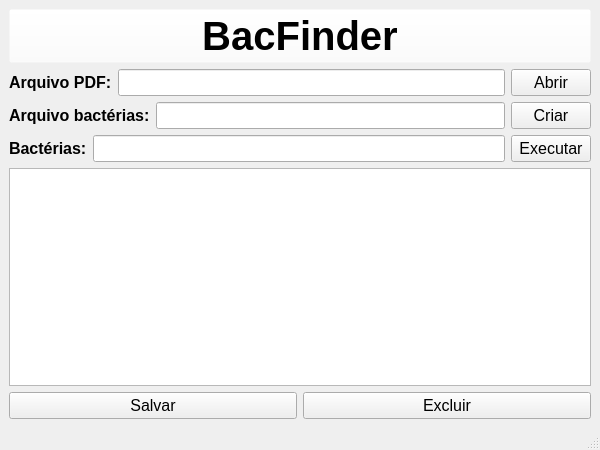
<?xml version="1.0" encoding="UTF-8"?>
<ui version="4.0">
 <class>MainWindow</class>
 <widget class="QMainWindow" name="MainWindow">
  <property name="geometry">
   <rect>
    <x>0</x>
    <y>0</y>
    <width>600</width>
    <height>450</height>
   </rect>
  </property>
  <property name="minimumSize">
   <size>
    <width>600</width>
    <height>450</height>
   </size>
  </property>
  <property name="maximumSize">
   <size>
    <width>600</width>
    <height>450</height>
   </size>
  </property>
  <property name="windowTitle">
   <string>MainWindow</string>
  </property>
  <widget class="QWidget" name="centralwidget">
   <layout class="QVBoxLayout" name="verticalLayout_2">
    <item>
     <widget class="QPushButton" name="pushButton">
      <property name="font">
       <font>
        <family>Arial</family>
        <pointsize>30</pointsize>
        <weight>75</weight>
        <bold>true</bold>
       </font>
      </property>
      <property name="styleSheet">
       <string notr="true">background-color: rgba(255, 255, 255, 0);</string>
      </property>
      <property name="text">
       <string>BacFinder</string>
      </property>
      <property name="icon">
       <iconset resource="recursos.qrc">
        <normaloff>:/icones/icones/clipart1887830.png</normaloff>:/icones/icones/clipart1887830.png</iconset>
      </property>
      <property name="iconSize">
       <size>
        <width>50</width>
        <height>50</height>
       </size>
      </property>
     </widget>
    </item>
    <item>
     <layout class="QHBoxLayout" name="horizontalLayout">
      <item>
       <widget class="QLabel" name="label">
        <property name="font">
         <font>
          <family>Arial</family>
          <pointsize>12</pointsize>
          <weight>75</weight>
          <bold>true</bold>
         </font>
        </property>
        <property name="text">
         <string>Arquivo PDF:</string>
        </property>
       </widget>
      </item>
      <item>
       <widget class="QLineEdit" name="linha_arquivo_pdf">
        <property name="font">
         <font>
          <family>Arial</family>
          <pointsize>12</pointsize>
         </font>
        </property>
       </widget>
      </item>
      <item>
       <widget class="QPushButton" name="botao_pdf">
        <property name="font">
         <font>
          <family>Arial</family>
          <pointsize>12</pointsize>
         </font>
        </property>
        <property name="cursor">
         <cursorShape>PointingHandCursor</cursorShape>
        </property>
        <property name="text">
         <string>Abrir</string>
        </property>
        <property name="icon">
         <iconset resource="recursos.qrc">
          <normaloff>:/icones/icones/abrir.png</normaloff>:/icones/icones/abrir.png</iconset>
        </property>
       </widget>
      </item>
     </layout>
    </item>
    <item>
     <layout class="QHBoxLayout" name="horizontalLayout_2">
      <item>
       <widget class="QLabel" name="label_2">
        <property name="font">
         <font>
          <family>Arial</family>
          <pointsize>12</pointsize>
          <weight>75</weight>
          <bold>true</bold>
         </font>
        </property>
        <property name="text">
         <string>Arquivo bactérias:</string>
        </property>
       </widget>
      </item>
      <item>
       <widget class="QLineEdit" name="linha_arquivo_bacterias">
        <property name="font">
         <font>
          <family>Arial</family>
          <pointsize>12</pointsize>
         </font>
        </property>
       </widget>
      </item>
      <item>
       <widget class="QPushButton" name="botao_txt">
        <property name="font">
         <font>
          <family>Arial</family>
          <pointsize>12</pointsize>
         </font>
        </property>
        <property name="cursor">
         <cursorShape>PointingHandCursor</cursorShape>
        </property>
        <property name="text">
         <string>Criar</string>
        </property>
        <property name="icon">
         <iconset resource="recursos.qrc">
          <normaloff>:/icones/icones/criar.png</normaloff>:/icones/icones/criar.png</iconset>
        </property>
       </widget>
      </item>
     </layout>
    </item>
    <item>
     <layout class="QHBoxLayout" name="horizontalLayout_3">
      <item>
       <widget class="QLabel" name="label_3">
        <property name="font">
         <font>
          <family>Arial</family>
          <pointsize>12</pointsize>
          <weight>75</weight>
          <bold>true</bold>
         </font>
        </property>
        <property name="text">
         <string>Bactérias:</string>
        </property>
       </widget>
      </item>
      <item>
       <widget class="QLineEdit" name="linha_bacterias">
        <property name="font">
         <font>
          <family>Arial</family>
          <pointsize>12</pointsize>
         </font>
        </property>
       </widget>
      </item>
      <item>
       <widget class="QPushButton" name="botao_executar">
        <property name="font">
         <font>
          <family>Arial</family>
          <pointsize>12</pointsize>
         </font>
        </property>
        <property name="cursor">
         <cursorShape>PointingHandCursor</cursorShape>
        </property>
        <property name="text">
         <string>Executar</string>
        </property>
        <property name="icon">
         <iconset resource="recursos.qrc">
          <normaloff>:/icones/icones/executar.png</normaloff>:/icones/icones/executar.png</iconset>
        </property>
       </widget>
      </item>
     </layout>
    </item>
    <item>
     <layout class="QVBoxLayout" name="verticalLayout">
      <item>
       <widget class="QPlainTextEdit" name="lista_bacterias">
        <property name="font">
         <font>
          <family>Arial</family>
          <pointsize>12</pointsize>
         </font>
        </property>
       </widget>
      </item>
      <item>
       <layout class="QHBoxLayout" name="horizontalLayout_4">
        <item>
         <widget class="QPushButton" name="botao_salvar">
          <property name="font">
           <font>
            <family>Arial</family>
            <pointsize>12</pointsize>
           </font>
          </property>
          <property name="cursor">
           <cursorShape>PointingHandCursor</cursorShape>
          </property>
          <property name="text">
           <string>Salvar</string>
          </property>
          <property name="icon">
           <iconset resource="recursos.qrc">
            <normaloff>:/icones/icones/salvar.png</normaloff>:/icones/icones/salvar.png</iconset>
          </property>
         </widget>
        </item>
        <item>
         <widget class="QPushButton" name="botao_excluir">
          <property name="font">
           <font>
            <family>Arial</family>
            <pointsize>12</pointsize>
           </font>
          </property>
          <property name="cursor">
           <cursorShape>PointingHandCursor</cursorShape>
          </property>
          <property name="text">
           <string>Excluir</string>
          </property>
          <property name="icon">
           <iconset resource="recursos.qrc">
            <normaloff>:/icones/icones/excluir.png</normaloff>:/icones/icones/excluir.png</iconset>
          </property>
         </widget>
        </item>
       </layout>
      </item>
     </layout>
    </item>
   </layout>
  </widget>
  <widget class="QStatusBar" name="statusbar"/>
 </widget>
 <resources>
  <include location="recursos.qrc"/>
 </resources>
 <connections/>
</ui>
